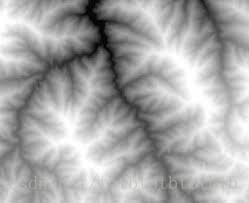
%> input picture image/terrain/demo.jpg, 249 x 203 px
$ octave for_terrain_trajectory.m   (GNU Octave 9; MATLAB toolbox functions it lacks are replaced by stand-ins)
%> lines starting %> are read from the running program, lines starting %| are printed output that depends on the picture
%构建地形
p = imread('demo.jpg');
%> p is the input picture: size 203x249x3 uint8; mean R, G, B 168.6, 168.6, 168.5
g = rgb2gray(p); % 转为灰阶图
gg = double(g); % 转为数值矩阵
gg = 1-gg/255; % 将彩色值转为 0-1 的渐变值
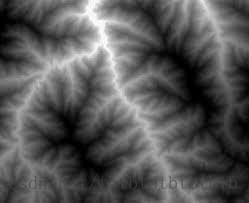
%> gg: size 203x249 double; min 0, max 1, mean 0.339
[x,y] = size(gg); % 取原图大小
%> x = 203; y = 249
[X,Y] = meshgrid(1:y,1:x); % 以原图大小构建网格
mesh(X,Y,gg); % 网格上画出图像
colormap gray % 设为灰阶图像
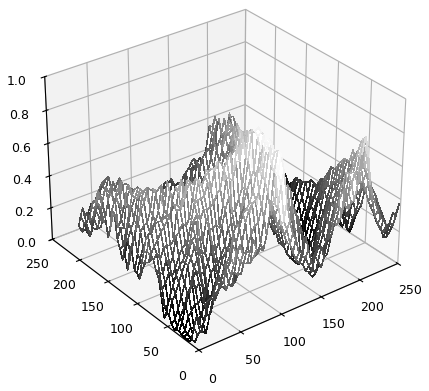
%> figure redrawn from the program's plot data

%构建对象
%> (the run ends here)
